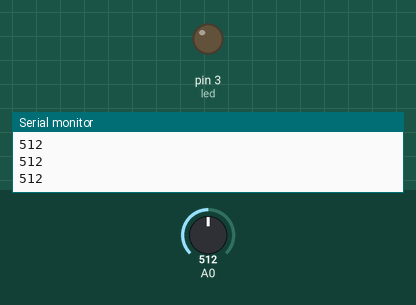
Bench run of a sketch on a simulated Arduino Uno, built with avr-gcc and run on an emulated ATmega328P. Shown: output pins drawn as LEDs (lit = HIGH), the last lines printed to the serial monitor. Inputs (shaded band) come from the test bench; at power-on: A0 = 512.

Above: at 1.3 s.
1.4 s: A0 set to 484
At 1.8 s:
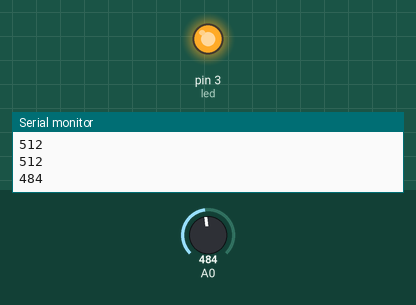
3.0 s: A0 set to 510
At 4.2 s:
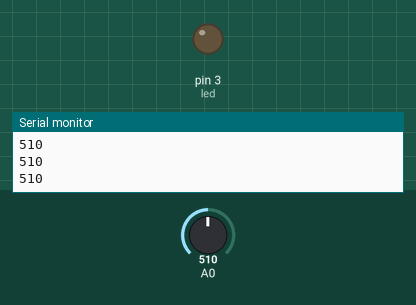
4.5 s: A0 set to 490
At 5.4 s:
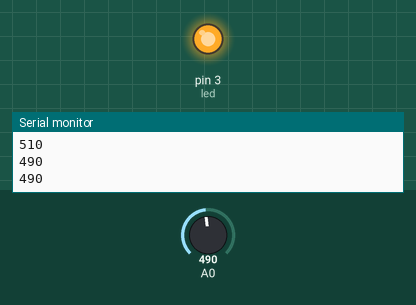
Timing chart, 0 to 7.5 s (numbered marks = the images above; inputs shaded):
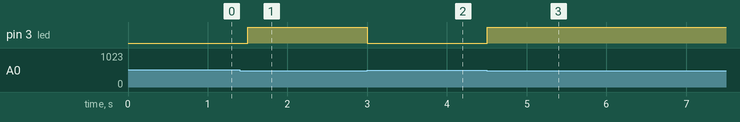

Measured:
- the behaviour switches between 501 and 500 on A0 (found by bisection; images 0 and 1)
- after the input at 1.4 s, pin 3 (led): LOW → HIGH after 0.10 s
- after the input at 3.0 s, pin 3 (led): HIGH → LOW at once
- after the input at 4.5 s, pin 3 (led): LOW → HIGH at once

The sketch:

ardunioproje.ino
```cpp
int led=3;

void setup()
{
  Serial.begin(9600);
  pinMode (led, OUTPUT);
}

void loop()
{
  int led_isik = analogRead(A0);
  Serial.println(led_isik);
  if(led_isik<=500)
  {
    digitalWrite(led,HIGH);
  }
  else
  {
    digitalWrite(led, LOW);
  }
  delay(500);
}
```
